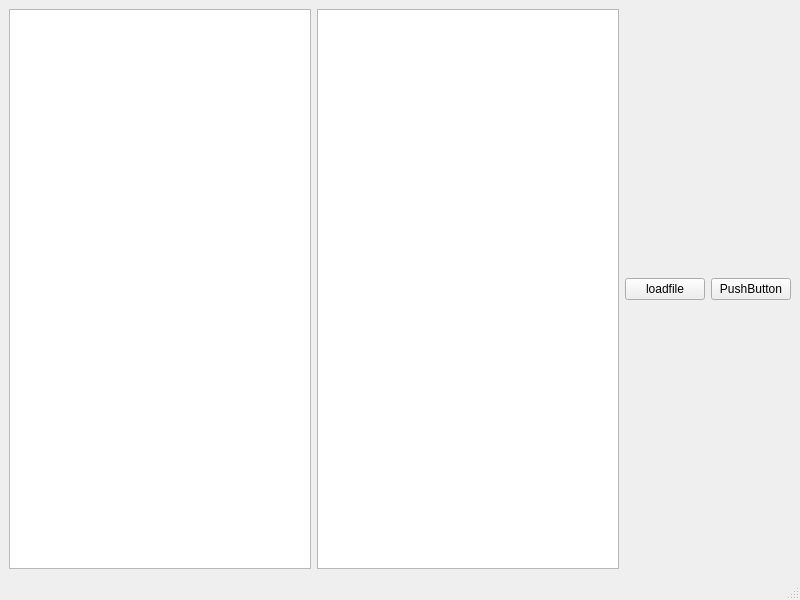
<?xml version="1.0" encoding="UTF-8"?>
<ui version="4.0">
 <class>MainWindow</class>
 <widget class="QMainWindow" name="MainWindow">
  <property name="geometry">
   <rect>
    <x>0</x>
    <y>0</y>
    <width>800</width>
    <height>600</height>
   </rect>
  </property>
  <property name="windowTitle">
   <string>MainWindow</string>
  </property>
  <widget class="QWidget" name="centralwidget">
   <layout class="QHBoxLayout" name="horizontalLayout">
    <item>
     <widget class="QGraphicsView" name="graphicsView_2"/>
    </item>
    <item>
     <widget class="QGraphicsView" name="graphicsView"/>
    </item>
    <item>
     <widget class="QPushButton" name="pushButton_2">
      <property name="text">
       <string>loadfile</string>
      </property>
     </widget>
    </item>
    <item>
     <widget class="QPushButton" name="pushButton">
      <property name="text">
       <string>PushButton</string>
      </property>
     </widget>
    </item>
   </layout>
  </widget>
  <widget class="QMenuBar" name="menubar">
   <property name="geometry">
    <rect>
     <x>0</x>
     <y>0</y>
     <width>800</width>
     <height>19</height>
    </rect>
   </property>
  </widget>
  <widget class="QStatusBar" name="statusbar"/>
 </widget>
 <resources/>
 <connections/>
</ui>
